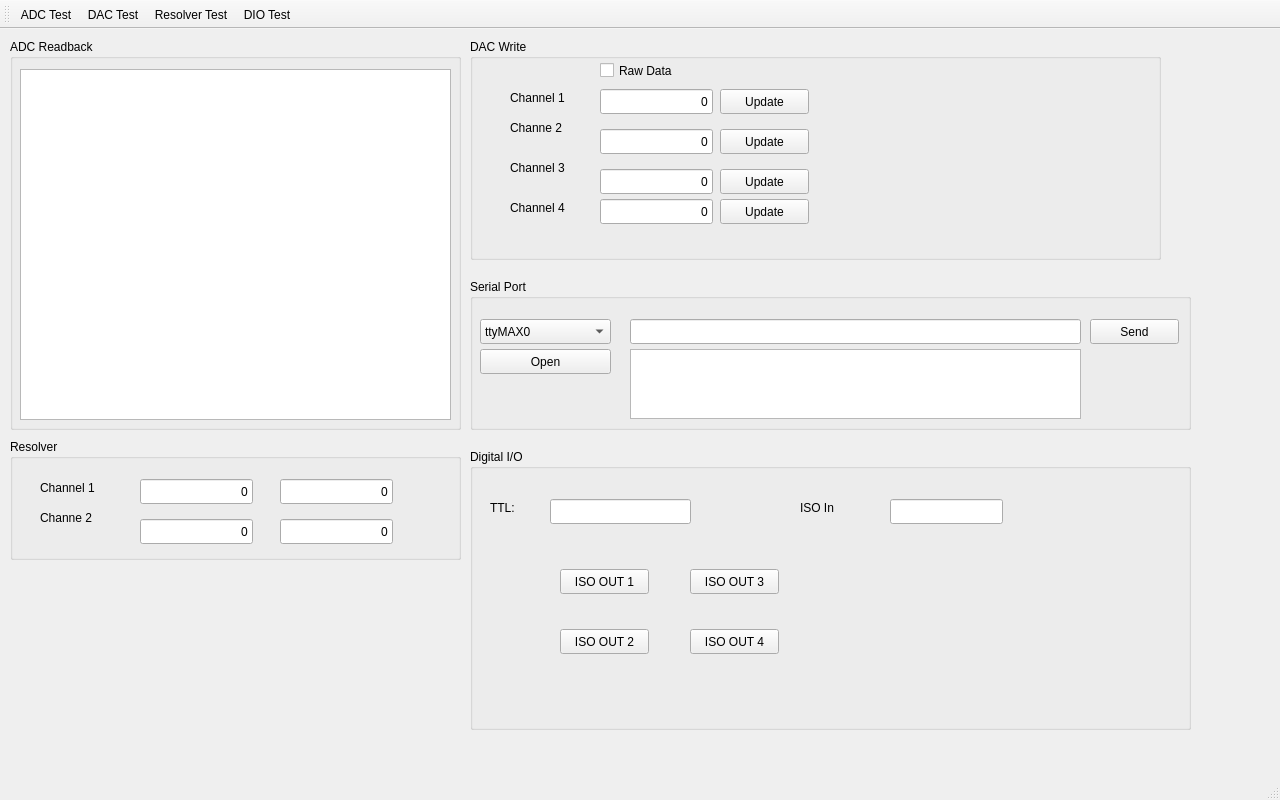
<?xml version="1.0" encoding="UTF-8"?>
<ui version="4.0">
 <class>MainWindow</class>
 <widget class="QMainWindow" name="MainWindow">
  <property name="geometry">
   <rect>
    <x>0</x>
    <y>0</y>
    <width>1280</width>
    <height>800</height>
   </rect>
  </property>
  <property name="windowTitle">
   <string>MainWindow</string>
  </property>
  <widget class="QWidget" name="centralwidget">
   <widget class="QGroupBox" name="groupBox">
    <property name="geometry">
     <rect>
      <x>10</x>
      <y>10</y>
      <width>451</width>
      <height>391</height>
     </rect>
    </property>
    <property name="title">
     <string>ADC Readback</string>
    </property>
    <widget class="QTableView" name="tv_adc">
     <property name="geometry">
      <rect>
       <x>10</x>
       <y>30</y>
       <width>431</width>
       <height>351</height>
      </rect>
     </property>
    </widget>
   </widget>
   <widget class="QGroupBox" name="groupBox_2">
    <property name="geometry">
     <rect>
      <x>470</x>
      <y>10</y>
      <width>691</width>
      <height>221</height>
     </rect>
    </property>
    <property name="title">
     <string>DAC Write</string>
    </property>
    <widget class="QLabel" name="label">
     <property name="geometry">
      <rect>
       <x>40</x>
       <y>50</y>
       <width>67</width>
       <height>17</height>
      </rect>
     </property>
     <property name="text">
      <string>Channel 1</string>
     </property>
    </widget>
    <widget class="QLabel" name="label_2">
     <property name="geometry">
      <rect>
       <x>40</x>
       <y>80</y>
       <width>67</width>
       <height>17</height>
      </rect>
     </property>
     <property name="text">
      <string>Channe 2</string>
     </property>
    </widget>
    <widget class="QLabel" name="label_3">
     <property name="geometry">
      <rect>
       <x>40</x>
       <y>120</y>
       <width>67</width>
       <height>17</height>
      </rect>
     </property>
     <property name="text">
      <string>Channel 3</string>
     </property>
    </widget>
    <widget class="QLabel" name="label_4">
     <property name="geometry">
      <rect>
       <x>40</x>
       <y>160</y>
       <width>67</width>
       <height>17</height>
      </rect>
     </property>
     <property name="text">
      <string>Channel 4</string>
     </property>
    </widget>
    <widget class="QLineEdit" name="le_dac_ch1">
     <property name="geometry">
      <rect>
       <x>130</x>
       <y>50</y>
       <width>113</width>
       <height>25</height>
      </rect>
     </property>
     <property name="text">
      <string>0</string>
     </property>
     <property name="alignment">
      <set>Qt::AlignRight|Qt::AlignTrailing|Qt::AlignVCenter</set>
     </property>
    </widget>
    <widget class="QLineEdit" name="le_dac_ch2">
     <property name="geometry">
      <rect>
       <x>130</x>
       <y>90</y>
       <width>113</width>
       <height>25</height>
      </rect>
     </property>
     <property name="text">
      <string>0</string>
     </property>
     <property name="alignment">
      <set>Qt::AlignRight|Qt::AlignTrailing|Qt::AlignVCenter</set>
     </property>
    </widget>
    <widget class="QLineEdit" name="le_dac_ch3">
     <property name="geometry">
      <rect>
       <x>130</x>
       <y>130</y>
       <width>113</width>
       <height>25</height>
      </rect>
     </property>
     <property name="text">
      <string>0</string>
     </property>
     <property name="alignment">
      <set>Qt::AlignRight|Qt::AlignTrailing|Qt::AlignVCenter</set>
     </property>
    </widget>
    <widget class="QLineEdit" name="le_dac_ch4">
     <property name="geometry">
      <rect>
       <x>130</x>
       <y>160</y>
       <width>113</width>
       <height>25</height>
      </rect>
     </property>
     <property name="text">
      <string>0</string>
     </property>
     <property name="alignment">
      <set>Qt::AlignRight|Qt::AlignTrailing|Qt::AlignVCenter</set>
     </property>
    </widget>
    <widget class="QPushButton" name="pb_dac_update_0">
     <property name="geometry">
      <rect>
       <x>250</x>
       <y>50</y>
       <width>89</width>
       <height>25</height>
      </rect>
     </property>
     <property name="text">
      <string>Update</string>
     </property>
    </widget>
    <widget class="QPushButton" name="pb_dac_update_1">
     <property name="geometry">
      <rect>
       <x>250</x>
       <y>90</y>
       <width>89</width>
       <height>25</height>
      </rect>
     </property>
     <property name="text">
      <string>Update</string>
     </property>
    </widget>
    <widget class="QPushButton" name="pb_dac_update_2">
     <property name="geometry">
      <rect>
       <x>250</x>
       <y>130</y>
       <width>89</width>
       <height>25</height>
      </rect>
     </property>
     <property name="text">
      <string>Update</string>
     </property>
    </widget>
    <widget class="QPushButton" name="pb_dac_update_3">
     <property name="geometry">
      <rect>
       <x>250</x>
       <y>160</y>
       <width>89</width>
       <height>25</height>
      </rect>
     </property>
     <property name="text">
      <string>Update</string>
     </property>
    </widget>
    <widget class="QCheckBox" name="cb_dac_use_raw">
     <property name="geometry">
      <rect>
       <x>130</x>
       <y>20</y>
       <width>171</width>
       <height>23</height>
      </rect>
     </property>
     <property name="text">
      <string>Raw Data</string>
     </property>
    </widget>
   </widget>
   <widget class="QGroupBox" name="groupBox_3">
    <property name="geometry">
     <rect>
      <x>10</x>
      <y>410</y>
      <width>451</width>
      <height>121</height>
     </rect>
    </property>
    <property name="title">
     <string>Resolver</string>
    </property>
    <widget class="QLabel" name="label_5">
     <property name="geometry">
      <rect>
       <x>30</x>
       <y>70</y>
       <width>67</width>
       <height>17</height>
      </rect>
     </property>
     <property name="text">
      <string>Channe 2</string>
     </property>
    </widget>
    <widget class="QLabel" name="label_6">
     <property name="geometry">
      <rect>
       <x>30</x>
       <y>40</y>
       <width>67</width>
       <height>17</height>
      </rect>
     </property>
     <property name="text">
      <string>Channel 1</string>
     </property>
    </widget>
    <widget class="QLineEdit" name="le_resolver_pos1">
     <property name="geometry">
      <rect>
       <x>130</x>
       <y>40</y>
       <width>113</width>
       <height>25</height>
      </rect>
     </property>
     <property name="text">
      <string>0</string>
     </property>
     <property name="alignment">
      <set>Qt::AlignRight|Qt::AlignTrailing|Qt::AlignVCenter</set>
     </property>
    </widget>
    <widget class="QLineEdit" name="le_resolver_pos2">
     <property name="geometry">
      <rect>
       <x>130</x>
       <y>80</y>
       <width>113</width>
       <height>25</height>
      </rect>
     </property>
     <property name="text">
      <string>0</string>
     </property>
     <property name="alignment">
      <set>Qt::AlignRight|Qt::AlignTrailing|Qt::AlignVCenter</set>
     </property>
    </widget>
    <widget class="QLineEdit" name="le_resolver_vecl1">
     <property name="geometry">
      <rect>
       <x>270</x>
       <y>40</y>
       <width>113</width>
       <height>25</height>
      </rect>
     </property>
     <property name="text">
      <string>0</string>
     </property>
     <property name="alignment">
      <set>Qt::AlignRight|Qt::AlignTrailing|Qt::AlignVCenter</set>
     </property>
    </widget>
    <widget class="QLineEdit" name="le_resolver_vecl2">
     <property name="geometry">
      <rect>
       <x>270</x>
       <y>80</y>
       <width>113</width>
       <height>25</height>
      </rect>
     </property>
     <property name="text">
      <string>0</string>
     </property>
     <property name="alignment">
      <set>Qt::AlignRight|Qt::AlignTrailing|Qt::AlignVCenter</set>
     </property>
    </widget>
   </widget>
   <widget class="QGroupBox" name="groupBox_4">
    <property name="geometry">
     <rect>
      <x>470</x>
      <y>250</y>
      <width>721</width>
      <height>151</height>
     </rect>
    </property>
    <property name="title">
     <string>Serial Port</string>
    </property>
    <widget class="QComboBox" name="cbtty">
     <property name="geometry">
      <rect>
       <x>10</x>
       <y>40</y>
       <width>131</width>
       <height>25</height>
      </rect>
     </property>
     <item>
      <property name="text">
       <string>ttyMAX0</string>
      </property>
     </item>
     <item>
      <property name="text">
       <string>ttyMAX1</string>
      </property>
     </item>
     <item>
      <property name="text">
       <string>ttyMAX2</string>
      </property>
     </item>
     <item>
      <property name="text">
       <string>ttyMAX3</string>
      </property>
     </item>
     <item>
      <property name="text">
       <string>ttymxc3</string>
      </property>
     </item>
     <item>
      <property name="text">
       <string>ttymxc4</string>
      </property>
     </item>
    </widget>
    <widget class="QLineEdit" name="le_serial_data">
     <property name="geometry">
      <rect>
       <x>160</x>
       <y>40</y>
       <width>451</width>
       <height>25</height>
      </rect>
     </property>
    </widget>
    <widget class="QTextEdit" name="te_serial_data">
     <property name="geometry">
      <rect>
       <x>160</x>
       <y>70</y>
       <width>451</width>
       <height>70</height>
      </rect>
     </property>
    </widget>
    <widget class="QPushButton" name="pb_com_send">
     <property name="geometry">
      <rect>
       <x>620</x>
       <y>40</y>
       <width>89</width>
       <height>25</height>
      </rect>
     </property>
     <property name="text">
      <string>Send</string>
     </property>
    </widget>
    <widget class="QPushButton" name="pb_port_open">
     <property name="geometry">
      <rect>
       <x>10</x>
       <y>70</y>
       <width>131</width>
       <height>25</height>
      </rect>
     </property>
     <property name="text">
      <string>Open</string>
     </property>
    </widget>
   </widget>
   <widget class="QGroupBox" name="groupBox_5">
    <property name="geometry">
     <rect>
      <x>470</x>
      <y>420</y>
      <width>721</width>
      <height>281</height>
     </rect>
    </property>
    <property name="title">
     <string>Digital I/O</string>
    </property>
    <widget class="QLabel" name="label_7">
     <property name="geometry">
      <rect>
       <x>20</x>
       <y>50</y>
       <width>67</width>
       <height>17</height>
      </rect>
     </property>
     <property name="text">
      <string>TTL:</string>
     </property>
    </widget>
    <widget class="QLineEdit" name="le_ttl">
     <property name="geometry">
      <rect>
       <x>80</x>
       <y>50</y>
       <width>141</width>
       <height>25</height>
      </rect>
     </property>
    </widget>
    <widget class="QLineEdit" name="le_iso_di">
     <property name="geometry">
      <rect>
       <x>420</x>
       <y>50</y>
       <width>113</width>
       <height>25</height>
      </rect>
     </property>
    </widget>
    <widget class="QLabel" name="label_8">
     <property name="geometry">
      <rect>
       <x>330</x>
       <y>50</y>
       <width>67</width>
       <height>17</height>
      </rect>
     </property>
     <property name="text">
      <string>ISO In</string>
     </property>
    </widget>
    <widget class="QPushButton" name="pb_iso_out_0">
     <property name="geometry">
      <rect>
       <x>90</x>
       <y>120</y>
       <width>89</width>
       <height>25</height>
      </rect>
     </property>
     <property name="text">
      <string>ISO OUT 1</string>
     </property>
     <property name="checkable">
      <bool>true</bool>
     </property>
    </widget>
    <widget class="QPushButton" name="pb_iso_out_1">
     <property name="geometry">
      <rect>
       <x>90</x>
       <y>180</y>
       <width>89</width>
       <height>25</height>
      </rect>
     </property>
     <property name="text">
      <string>ISO OUT 2</string>
     </property>
     <property name="checkable">
      <bool>true</bool>
     </property>
    </widget>
    <widget class="QPushButton" name="pb_iso_out_2">
     <property name="geometry">
      <rect>
       <x>220</x>
       <y>120</y>
       <width>89</width>
       <height>25</height>
      </rect>
     </property>
     <property name="text">
      <string>ISO OUT 3</string>
     </property>
     <property name="checkable">
      <bool>true</bool>
     </property>
    </widget>
    <widget class="QPushButton" name="pb_iso_out_3">
     <property name="geometry">
      <rect>
       <x>220</x>
       <y>180</y>
       <width>89</width>
       <height>25</height>
      </rect>
     </property>
     <property name="text">
      <string>ISO OUT 4</string>
     </property>
     <property name="checkable">
      <bool>true</bool>
     </property>
    </widget>
   </widget>
  </widget>
  <widget class="QStatusBar" name="statusbar"/>
  <widget class="QToolBar" name="toolBar">
   <property name="windowTitle">
    <string>toolBar</string>
   </property>
   <attribute name="toolBarArea">
    <enum>TopToolBarArea</enum>
   </attribute>
   <attribute name="toolBarBreak">
    <bool>false</bool>
   </attribute>
   <addaction name="actionADC_Test"/>
   <addaction name="actionDAC_Test"/>
   <addaction name="actionResolver_Test"/>
   <addaction name="actionDIO_Test"/>
  </widget>
  <action name="actionADC_Test">
   <property name="text">
    <string>ADC Test</string>
   </property>
  </action>
  <action name="actionDAC_Test">
   <property name="text">
    <string>DAC Test</string>
   </property>
  </action>
  <action name="actionResolver_Test">
   <property name="text">
    <string>Resolver Test</string>
   </property>
  </action>
  <action name="actionDIO_Test">
   <property name="text">
    <string>DIO Test</string>
   </property>
  </action>
 </widget>
 <resources/>
 <connections/>
</ui>
